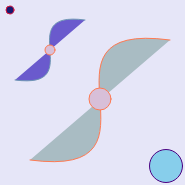
Frame 1 (no input)
Frame 60 (no input): identical to frame 1, image omitted
Frame 120 (the mouse pressed at the canvas centre since frame 60): identical to frame 1, image omitted

The p5.js sketch that drew this single still picture (run headless with seeded random() and noise() and a simulated clock; from frame 60 on, the mouse is pressed at the canvas centre):

// p5.js sketch
// ── sketch.js
function setup() {
   createCanvas(185, 185);
}
function draw() {
   background(230,230,248);
    
   stroke(220,20,60);
   fill(25,25,112);
  ellipse(10, 10, 8, 8);
  
  stroke(110, 150, 180);
   fill(106,90,205);
   bezier(85, 20, 10, 10, 90, 90, 15, 80);
  
  stroke(255, 122, 82);
   fill(216,191,216);
  ellipse(50, 50, 10, 10);
  
   fill(169,188,195);
  bezier(170, 40, 20, 20, 180, 180, 30, 160);
  
    stroke(255, 122, 82);
   fill(216,191,216);
  ellipse(100, 99, 22, 22);
  
    stroke(75,0,130);
    fill(135,206,235);
  ellipse(166, 166, 33, 33);
 
}
